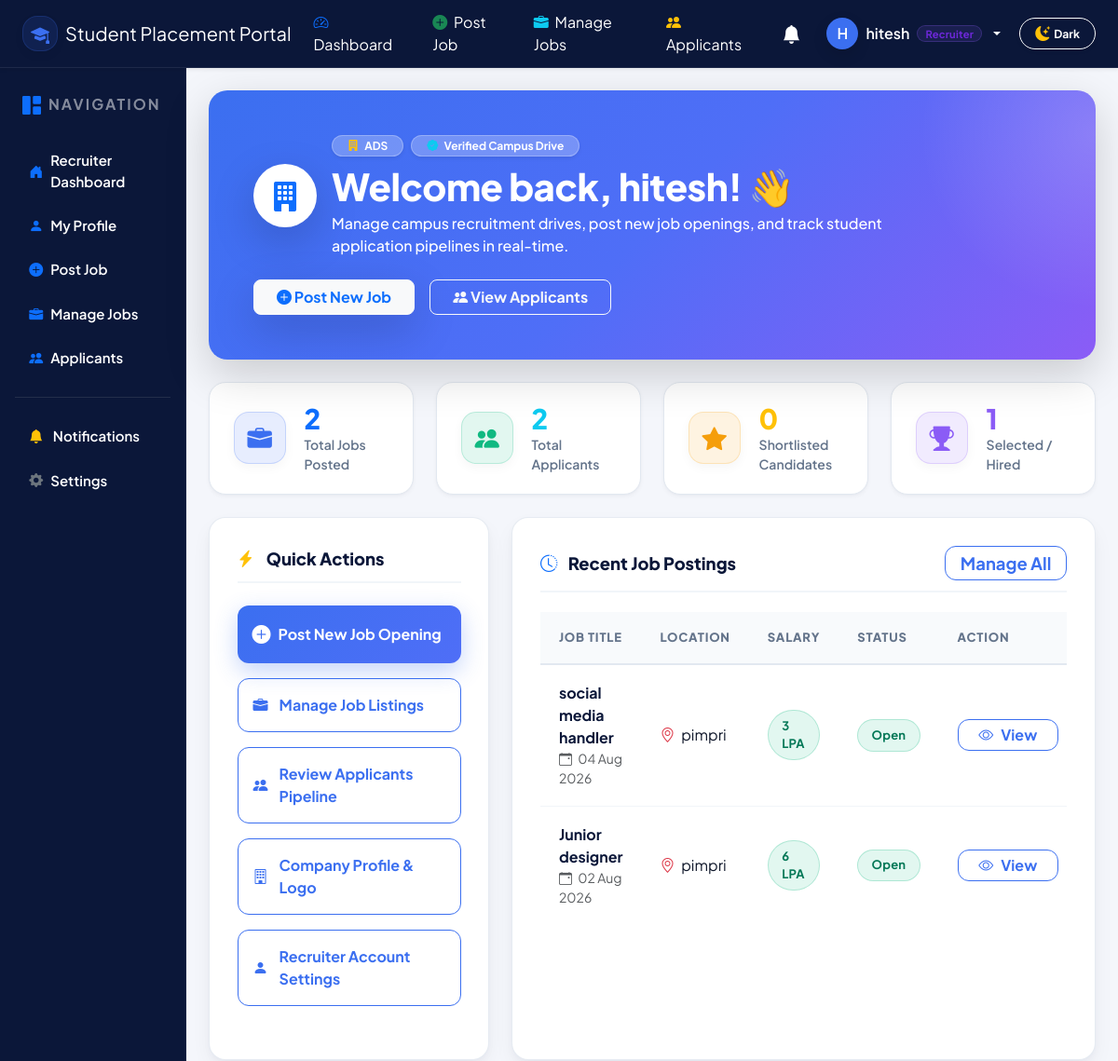
The page /recruiter/dashboard/ (signed in, upper part) on the database as committed earlier.
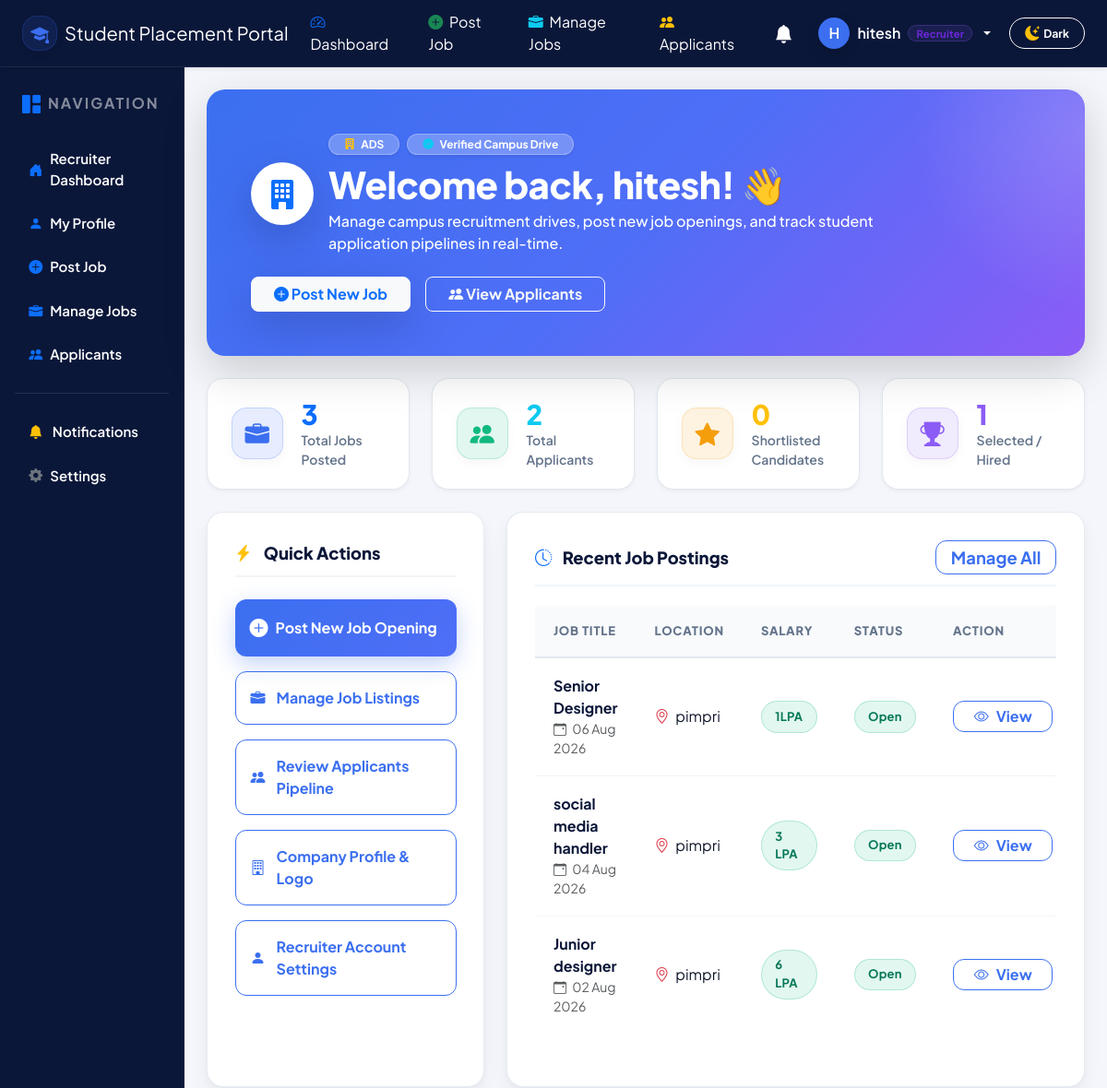
The same page on the database as committed later.
### jobs/models.py (models this page shows, shortened)
class Job(models.Model):
    JOB_TYPE_CHOICES = (
        ('Full-Time', 'Full-Time'),
        ('Part-Time', 'Part-Time'),
        ('Internship', 'Internship'),
        ('Contract', 'Contract'),
    )
    EXPERIENCE_CHOICES = (
        ('Fresher', 'Fresher'),
        ('0-1 Years', '0-1 Years'),
        ('1-3 Years', '1-3 Years'),
        ('3-5 Years', '3-5 Years'),
        ('5+ Years', '5+ Years'),
    )
    STATUS_CHOICES = (
        ('Open', 'Open'),
        ('Closed', 'Closed'),
    )
    company = models.ForeignKey(
        Company,
        on_delete=models.CASCADE,
        related_name='jobs'
    )
    recruiter = models.ForeignKey(
        settings.AUTH_USER_MODEL,
        on_delete=models.CASCADE,
        related_name='posted_jobs'
    )
    job_title = models.CharField(max_length=150)
    job_description = models.TextField()
    required_skills = models.TextField(
        help_text="Separate skills using commas"
    )
    qualification = models.CharField(max_length=150)
    experience = models.CharField(
        max_length=20,
        choices=EXPERIENCE_CHOICES,
        default='Fresher'
    )
    job_type = models.CharField(
        max_length=20,
        choices=JOB_TYPE_CHOICES
    )
    location = models.CharField(max_length=150)
    salary = models.CharField(max_length=100)
    vacancies = models.PositiveIntegerField(default=1)
    application_deadline = models.DateField()
    target_branches = models.CharField(
        max_length=255,
        default='ALL',
        help_text="Target branches for job posting (e.g. CO,IT,AIML or ALL)"
    )
    status = models.CharField(
        max_length=10,
        choices=STATUS_CHOICES,
        default='Open'
    )
    created_at = models.DateTimeField(auto_now_add=True)
    updated_at = models.DateTimeField(auto_now=True)
    class Meta:
        ordering = ['-created_at']

### recruiters/views.py (the view)
@login_required
def recruiter_dashboard(request):
    if request.user.role != "recruiter":
        messages.error(
            request,
            "Access denied."
        )
        return redirect("accounts:login")
    if not RecruiterProfile.objects.filter(user=request.user).exists():
        return redirect("recruiters:complete_profile")
    recruiter = RecruiterProfile.objects.get(user=request.user)
    company = recruiter.company
    from jobs.models import Job
    from applications.models import Application
    jobs_qs = Job.objects.filter(company=company).order_by('-created_at') if company else Job.objects.none()
    total_jobs = jobs_qs.count()
    active_jobs = jobs_qs.filter(status='Open').count()
    apps_qs = Application.objects.filter(job__company=company) if company else Application.objects.none()
    total_applicants = apps_qs.count()
    shortlisted = apps_qs.filter(status='Shortlisted').count()
    selected = apps_qs.filter(status='Selected').count()
    recent_jobs = jobs_qs[:5]
    recent_applications = apps_qs.select_related('student__user', 'job').order_by('-applied_at')[:5]
    context = {
        "recruiter": recruiter,
        "company": company,
        "jobs": recent_jobs,
        "total_jobs": total_jobs,
        "active_jobs": active_jobs,
        "total_applicants": total_applicants,
        "shortlisted": shortlisted,
        "selected": selected,
        "recent_applications": recent_applications,
    }
    return render(
        request,
        "recruiters/recruiter_dashboard.html",
        context
    )

### recruiters/templates/recruiters/recruiter_dashboard.html (shortened to what the changed rows need)
{% extends 'base.html' %}
{% block content %}
<div class="container-fluid p-0">
    <div class="spp-hero text-start mb-4 shadow-lg p-4 p-md-5">
        <div class="d-flex align-items-center justify-content-between flex-wrap gap-4">
            <div class="d-flex align-items-center gap-3">
                <div>
                    <h1 class="display-6 fw-extrabold mb-1 text-white letter-spacing-tight">
                        Welcome back, {{ recruiter.name|default:user.username }}! 👋
                    </h1>
                </div>
            </div>
        </div>
    </div>
    <div class="row g-4 mb-4">
        <div class="col-12 col-sm-6 col-lg-3">
            <div class="spp-stat">
                <div>
                    <div class="spp-stat-val text-primary">{{ total_jobs|default:"0" }}</div>
                    <div class="spp-stat-label">Total Jobs Posted</div>
                </div>
            </div>
        </div>
    </div>
    <div class="row g-4 mb-4">
        <div class="col-lg-8">
            <div class="spp-card h-100">
                {% if jobs %}
                    <div class="table-responsive mt-3">
                        <table class="spp-table">
                            <thead>
                                <tr>
                                    <th>Job Title</th>
                                    <th>Location</th>
                                    <th>Salary</th>
                                    <th>Status</th>
                                    <th>Action</th>
                                </tr>
                            </thead>
                            <tbody>
                                {% for job in jobs %}
                                    <tr>
                                        <td>
                                            <strong class="fs-6" style="color: var(--spp-navy);">{{ job.job_title }}</strong>
                                            <div class="small text-muted"><i class="bi bi-calendar-event me-1"></i> {{ job.created_at|date:"d M Y" }}</div>
                                        </td>
                                        <td><i class="bi bi-geo-alt text-danger me-1"></i> {{ job.location }}</td>
                                        <td><span class="spp-pill green fw-bold">{{ job.salary }}</span></td>
                                        <td>
                                            {% if job.status == "Open" %}
                                                <span class="spp-pill green">Open</span>
                                            {% else %}
                                                <span class="spp-pill red">Closed</span>
                                            {% endif %}
                                        </td>
                                        <td>
                                            <a href="{% url 'jobs:job_detail' job.id %}" class="btn-spp-outline py-1 px-2.5 fs-7" title="View Job Details">
                                                <i class="bi bi-eye"></i> View
                                            </a>
                                        </td>
                                    </tr>
                                {% endfor %}
                            </tbody>
                        </table>
                    </div>
                {% endif %}
            </div>
        </div>
    </div>
</div>
{% endblock %}

Rows that differ between the two databases and show on the page:
added Job: job_title "Senior Designer", created_at "06 Aug 2026", location "pimpri", salary "1LPA", status "Open"
Other text that changed with them:
{{ total_jobs|default:"0" }}: "2" → "3"
